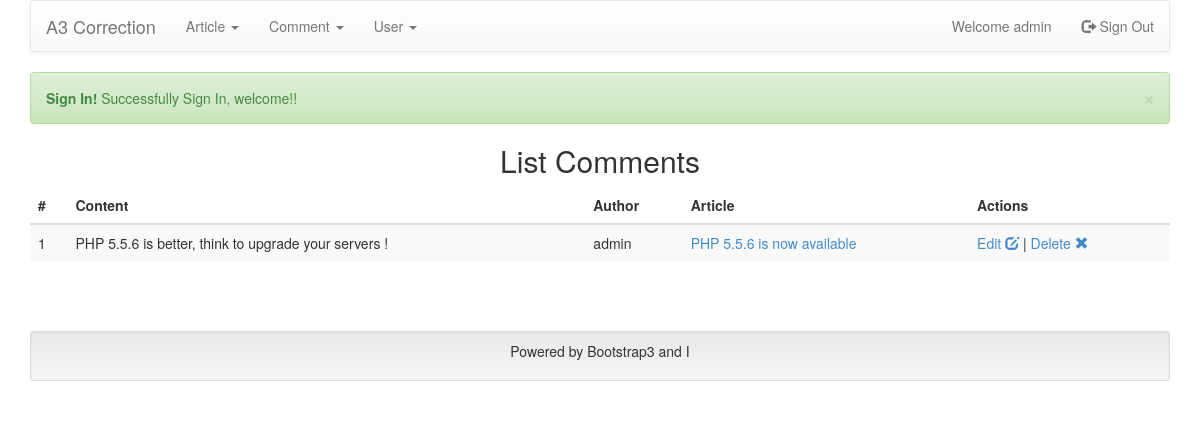
The page /admin-comment-list.php (signed in) on the database its author committed.
### tables this page shows
CREATE TABLE `comment` (
  `id` int(10) unsigned NOT NULL AUTO_INCREMENT,
  `content` text NOT NULL,
  `author` int(11) NOT NULL,
  `article` int(11) NOT NULL,
  PRIMARY KEY (`id`)
);

CREATE TABLE `user` (
  `id` int(10) unsigned NOT NULL AUTO_INCREMENT,
  `name` varchar(255) NOT NULL,
  `password` varchar(255) NOT NULL,
  `role` varchar(50) NOT NULL,
  PRIMARY KEY (`id`)
);

CREATE TABLE `article` (
  `id` int(10) unsigned NOT NULL AUTO_INCREMENT,
  `title` varchar(255) NOT NULL,
  `content` text NOT NULL,
  `author` int(11) NOT NULL,
  `date` datetime NOT NULL,
  `enabled` int(1) NOT NULL DEFAULT '0',
  PRIMARY KEY (`id`)
);

### admin-comment-list.php (called while the page is built, shortened)
<?php
require '_header.php';
$articleManager = new ArticleManager($pdo);
$commentManager = new CommentManager($pdo);
$comments = $commentManager->findAll();
include 'template/_header.php';
include 'template/admin-list-comments.php';
include 'template/_footer.php';

### autoload.php (called while the page is built, shortened)
<?php
spl_autoload_register(function($className){
    $directories = array(
        'Class',
        'Entity',
    );
    foreach ($directories as $directory) {
        $fileName = $className.'.php';
        $path = $directory.'/'.$fileName;
        if (is_file($path)) {
            break;
        }
    }
});

### Class/BaseManager.php (called while the page is built, shortened)
<?php
abstract class BaseManager
{
    public function __construct(\PDO $pdo)
    {
        $this->pdo = $pdo;
    }
}

### Entity/CommentManager.php (called while the page is built, shortened)
<?php
class CommentManager extends BaseManager
{
    public function findAll()
    {
        $sql = 'SELECT * FROM '.self::TABLE;
        $query = $this->pdo->query($sql);
        $result = $query->fetchAll(\PDO::FETCH_ASSOC);
        $comments = array();
        foreach ($result as $comment) {
            $comments[] = new Comment($comment);
        }
        return $comments;
    }
}

### Class/BaseHydrate.php (called while the page is built, shortened)
<?php
abstract class BaseHydrate
{
    protected function hydrate(array $data)
    {
        foreach($data as $attribute => $value) {
            $method = 'set'.ucfirst($attribute);
        }
    }
}

### Entity/Comment.php (called while the page is built, shortened)
<?php
class Comment extends BaseHydrate
{
    private $id;
    private $content;
    private $article;
    public function setArticle($article)
    {
        $this->article = (int) $article;
    }
    public function getArticle()
    {
        return $this->article;
    }
    public function setContent($content)
    {
        if (is_string($content))
            $this->content = $content;
        else
            throw new Exception('$content must be a string!');
    }
    public function getContent()
    {
        return $this->content;
    }
    public function setId($id)
    {
        $this->id =  (int) $id;
    }
    public function getId()
    {
        return $this->id;
    }
}

### Entity/ArticleManager.php (called while the page is built, shortened)
<?php
class ArticleManager extends BaseManager
{
    public function find($id)
    {
        $sql = 'SELECT * FROM '.self::TABLE.' WHERE id = '.$this->pdo->quote($id, \PDO::PARAM_INT);
        $query = $this->pdo->query($sql);
        $result = $query->fetch(\PDO::FETCH_ASSOC);
        return new Article($result);
    }
}

### Entity/User.php (called while the page is built, shortened)
<?php
class User extends BaseHydrate
{
    private $name;
    public function setName($name)
    {
        if (is_string($name))
            $this->name = $name;
        else
            throw new Exception('$name must be a string!');
    }
    public function getName()
    {
        return $this->name;
    }
}

### Entity/UserManager.php (called while the page is built, shortened)
<?php
class UserManager extends BaseManager
{
    public function find($id)
    {
        $sql = 'SELECT * FROM '.self::TABLE.' WHERE id = '.$this->pdo->quote($id, \PDO::PARAM_INT);
        $query = $this->pdo->query($sql);
        $result = $query->fetch(\PDO::FETCH_ASSOC);
        return new User($result);
    }
}

### Entity/Article.php (called while the page is built, shortened)
<?php
class Article extends BaseHydrate
{
    private $title;
    public function setTitle($title)
    {
        if (is_string($title))
            $this->title = $title;
        else
            throw new Exception('$title must be a string!');
    }
    public function getTitle()
    {
        return $this->title;
    }
}

### template/admin-list-comments.php (the view)
<h2>List Comments</h2>
<table class="table table-striped">
    <thead>
        <tr>
            <th>#</th>
            <th>Content</th>
            <th>Author</th>
            <th>Article</th>
            <th>Actions</th>
        </tr>
    </thead>
    <tbody>
        <?php foreach ($comments as $comment) { ?>
            <?php
            $author_id = $comment->getAuthor();
            $author = $userManager->find($author_id);
            $article_id = $comment->getArticle();
            $article = $articleManager->find($article_id);
            ?>
            <tr>
                <td><?= $comment->getId(); ?></td>
                <td><?= $comment->getContent(); ?></td>
                <td><?= $author->getName(); ?></td>
                <td><a href="article.php?id=<?= $article_id; ?>"><?= $article->getTitle(); ?></a></td>
                <td>
                    <a href="admin-comment-edit.php?id=<?= $comment->getId(); ?>">Edit <span class="glyphicon glyphicon-edit"></span></a> |
                    <a href="admin-comment-delete.php?id=<?= $comment->getId(); ?>">Delete <span class="glyphicon glyphicon-remove"></span></a>
                </td>
            </tr>
        <?php } ?>
    </tbody>
</table>

### template/css/style.css (style rules this page uses)
h1, h2 { text-align: center; }

### rows shown on the page
comment: id "1", content "PHP 5.5.6 is better, think to upgrade your servers !", user.name "admin", article.title "PHP 5.5.6 is now available"

### other values the page prints
$userSession->getUser()->getName() "admin"
$flash_message['title'] "Sign In!"
$flash_message['msg'] "Successfully Sign In, welcome!!"
